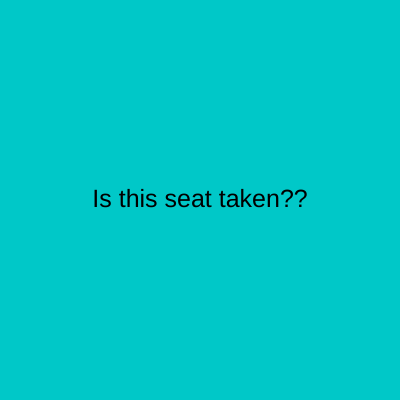
Frame 1 (no input)
Frame 60 (no input): identical to frame 1, image omitted
Frame 120 (the mouse pressed at the canvas centre since frame 60): identical to frame 1, image omitted

The p5.js sketch that drew this single still picture (run headless with seeded random() and noise() and a simulated clock; from frame 60 on, the mouse is pressed at the canvas centre):

// p5.js sketch
// ── sketch.js
function setup() {
  createCanvas(400, 400);
  textAlign(CENTER, CENTER);
}

function draw() {
  background(0, 200, 200);

  textSize(25);
  fill(0);
  text("Is this seat taken??", width / 2, height / 2);
}
